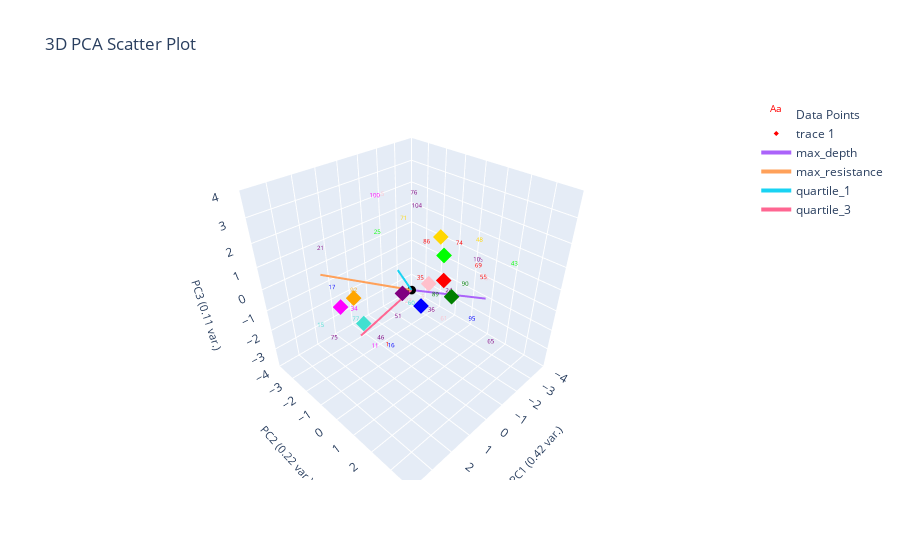

The notebook cell saved with this chart:
### Markdown cell above
# Plot Labeled Data Only

### Code cell
plotting.plot_clusters_seperately(marions_labeled_data[f'{ylabel_name}_nums'], curve_data, ylabel_name,
                                  cluster_category_names=list(ylabel_to_cluster_num.keys()),
                                  bold_idxs=marions_labeled_data.index.tolist()) 
plotting.plot_pca(marions_labeled_data, marions_labeled_data[f'{ylabel_name}_nums'], graph_title="Clustering Labeled Data", num_pc=3, ylabel_name=ylabel_name, centroids=label_centroids)

### Figure 1 — Plotly figure (JSON) as saved in the notebook; plotly's stock layout.template omitted (floating-point values rounded to 4 significant figures)
{"data": [{"mode": "text", "name": "Data Points", "text": ["1", "5", "11", "15", "16", "17", "19", "21", "24", "25", "27", "34", "35", "36", "43", "46", "48", "51", "55", "57", "60", "61", "64", "65", "68", "69", "71", "74", "75", "76", "77", "85", "86", "89", "90", "92", "95", "100", "102", "104", "109"], "textfont": {"color": ["red", "pink", "magenta", "turquoise", "blue", "blue", "blue", "purple", "purple", "lime", "pink", "magenta", "red", "purple", "lime", "purple", "gold", "purple", "red", "pink", "turquoise", "pink", "blue", "purple", "magenta", "red", "gold", "red", "purple", "purple", "turquoise", "pink", "red", "green", "green", "orange", "blue", "magenta", "purple", "purple", "purple"], "size": 6}, "type": "scatter3d", "x": [2.43, -0.6979, 3.429, 3.557, 2.477, 1.571, -0.7059, 3.387, -2.473, -0.7636, -0.2058, 2.61, -0.9307, -0.392, -3.517, 2.388, -3.753, 3.078, -1.718, -3.819, 0.3318, 0.3191, 0.2574, -1.169, 6.481, -2.963, -2.19, -3.745, 3.497, -2.709, 2.279, -1.981, -2.204, 0.7167, -2.181, 1.118, -1.317, -0.1898, 5.059, -1.596, -3.764], "y": [1.245, -0.0514, 1.815, -0.9603, 1.516, -3.019, -1.236, -0.6192, -0.1806, -2.766, -0.3941, -0.1943, -0.4348, 0.6936, 2.174, 0.8778, 0.2436, 2.512, 2.032, 0.8759, 0.3214, 1.917, 5.431, 3.051, -0.5608, 0.8803, -2.7, -0.7892, -0.2939, -2.571, -0.6175, -3.85, -1.312, 1.846, 0.8744, -2.18, 1.985, -2.121, -2.435, -1.297, 0.2915], "z": [-0.7608, -1.107, 0.214, -0.5561, -0.6008, -0.9797, -1.419, 2.67, -1.763, 0.7631, -1.224, 0.07859, -0.4697, -1.167, 0.2164, -0.7174, 0.3987, 1.596, 0.3752, -1.271, -0.6445, -0.467, 4.392, -1.797, -0.2044, -0.2152, 0.9063, -0.1743, -0.7524, 1.958, -0.8213, 1.71, 0.3201, 0.7775, -0.744, -0.9286, -1.404, 2.789, -0.5935, 2.171, -0.553]}, {"marker": {"color": ["red", "gold", "blue", "green", "purple", "pink", "turquoise", "orange", "lime", "magenta"], "size": 4, "symbol": "diamond"}, "mode": "markers", "type": "scatter3d", "x": [-1.522, -2.972, 0.4564, -0.7321, 0.4824, -1.277, 2.056, 1.118, -2.14, 3.082], "y": [0.2701, -1.228, 0.9354, 1.36, 0.0027, -0.3007, -0.4188, -2.18, -0.2959, -0.2652], "z": [-0.1541, 0.6525, -0.00222, 0.01675, 0.09553, -0.4719, -0.674, -0.9286, 0.4897, 0.7192]}, {"marker": {"color": "black", "size": 3}, "mode": "markers", "name": "Origin", "showlegend": false, "type": "scatter3d", "x": [0], "y": [0], "z": [0]}, {"line": {"width": 4}, "mode": "lines+text", "name": "max_depth", "textposition": "top center", "type": "scatter3d", "x": [0, -2.513], "y": [0, 1.669], "z": [0, -0.8437]}, {"line": {"width": 4}, "mode": "lines+text", "name": "max_resistance", "textposition": "top center", "type": "scatter3d", "x": [0, 2.737], "y": [0, -1.793], "z": [0, 1.126]}, {"line": {"width": 4}, "mode": "lines+text", "name": "quartile_1", "textposition": "top center", "type": "scatter3d", "x": [0, 2.159], "y": [0, 1.582], "z": [0, 2.595]}, {"line": {"width": 4}, "mode": "lines+text", "name": "quartile_3", "textposition": "top center", "type": "scatter3d", "x": [0, 2.73], "y": [0, 0.2646], "z": [0, -0.4311]}], "layout": {"autosize": true, "scene": {"aspectmode": "cube", "xaxis": {"range": [-4, 4], "title": {"font": {"size": 11}, "text": "PC1 (0.42 var.)"}}, "yaxis": {"range": [-4, 4], "title": {"font": {"size": 11}, "text": "PC2 (0.22 var.)"}}, "zaxis": {"range": [-4, 4], "title": {"font": {"size": 11}, "text": "PC3 (0.11 var.)"}}}, "title": {"text": "3D PCA Scatter Plot"}}}
